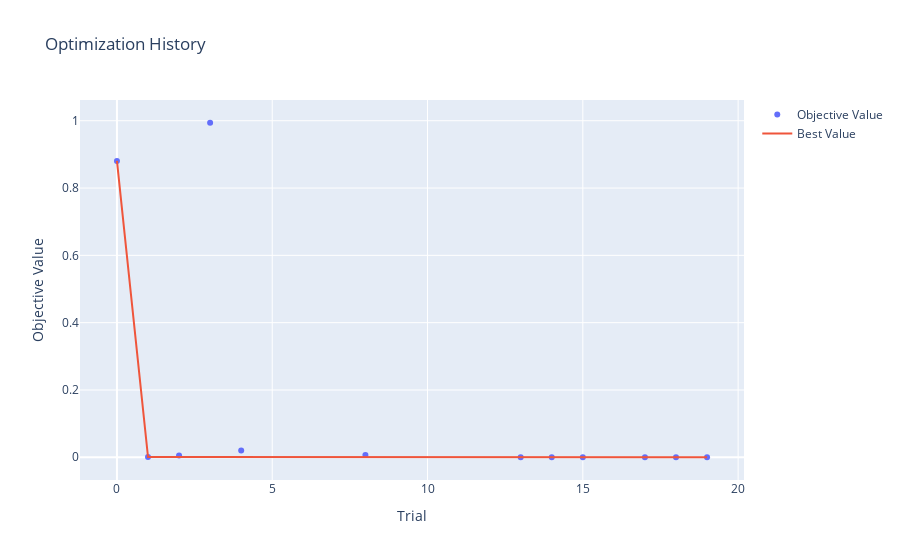
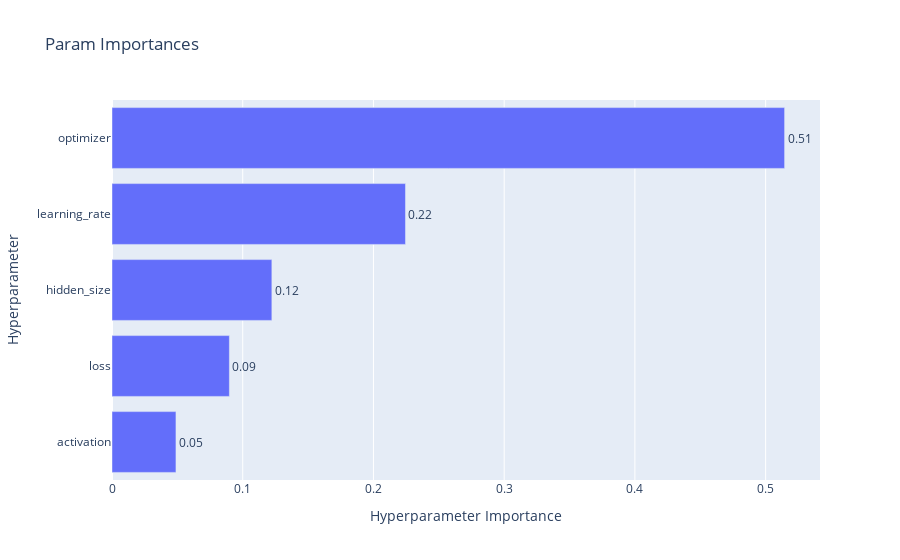

Notebook code cell kept with these figures, in order:
### Code cell
# Optuna visualization: interactive plots + optional HTML export
# Run this AFTER the study optimization cell.

# Ensure visualization dependencies
from optuna import visualization as vis

# Build figures
figs = [
    ("Optimization History", vis.plot_optimization_history(study)),
    ("Param Importances", vis.plot_param_importances(study)),
]

# Show interactively in the notebook
for title, fig in figs:
    fig.update_layout(title=title)
    fig.show()

### Figure 1 — Plotly figure (JSON) as saved in the notebook; plotly's stock layout.template omitted (floating-point values rounded to 4 significant figures)
{"data": [{"mode": "markers", "name": "Objective Value", "type": "scatter", "x": [0, 1, 2, 3, 4, 8, 13, 14, 15, 17, 18, 19], "y": [0.8807, 0.0006883, 0.005249, 0.994, 0.02037, 0.006835, 6.399e-05, 0.0003086, 0.0002355, 0.0001402, 6.831e-05, 0.0001733]}, {"mode": "lines", "name": "Best Value", "type": "scatter", "x": [0, 1, 2, 3, 4, 5, 6, 7, 8, 9, 10, 11, 12, 13, 14, 15, 16, 17, 18, 19], "y": [0.8807, 0.0006883, 0.0006883, 0.0006883, 0.0006883, 0.0006883, 0.0006883, 0.0006883, 0.0006883, 0.0006883, 0.0006883, 0.0006883, 0.0006883, 6.399e-05, 6.399e-05, 6.399e-05, 6.399e-05, 6.399e-05, 6.399e-05, 6.399e-05]}, {"marker": {"color": "#cccccc"}, "mode": "markers", "name": "Infeasible Trial", "showlegend": false, "type": "scatter", "x": [], "y": []}], "layout": {"title": {"text": "Optimization History"}, "xaxis": {"title": {"text": "Trial"}}, "yaxis": {"title": {"text": "Objective Value"}}}}

### Figure 2 — Plotly figure (JSON) as saved in the notebook; plotly's stock layout.template omitted (floating-point values rounded to 4 significant figures)
{"data": [{"cliponaxis": false, "hovertemplate": ["activation (CategoricalDistribution): 0.048920293021140863<extra></extra>", "loss (CategoricalDistribution): 0.08978831467206262<extra></extra>", "hidden_size (IntDistribution): 0.12228743395036669<extra></extra>", "learning_rate (FloatDistribution): 0.22449337626145363<extra></extra>", "optimizer (CategoricalDistribution): 0.5145105820949761<extra></extra>"], "name": "Objective Value", "orientation": "h", "text": ["0.05", "0.09", "0.12", "0.22", "0.51"], "textposition": "outside", "type": "bar", "x": [0.04892, 0.08979, 0.1223, 0.2245, 0.5145], "y": ["activation", "loss", "hidden_size", "learning_rate", "optimizer"]}], "layout": {"title": {"text": "Param Importances"}, "xaxis": {"title": {"text": "Hyperparameter Importance"}}, "yaxis": {"title": {"text": "Hyperparameter"}}}}
